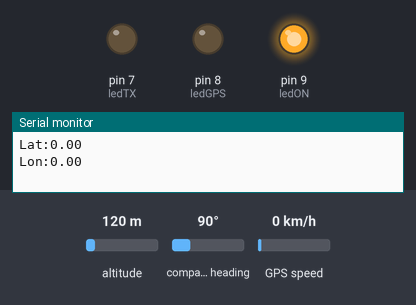
Bench run of a sketch on a simulated Arduino Uno, built with avr-gcc and run on an emulated ATmega328P. Parts: output pins drawn as LEDs (lit = HIGH), the last lines printed to the serial monitor. The test bench sets the inputs (shaded band); at power-on: altitude 120 m, compass heading 90°, GPS speed 0 km/h. The GPS gets a fix after 3 s at 37.7749, -122.4194 with 8 satellites.

Above: at 0.1 s.
At 3.1 s:
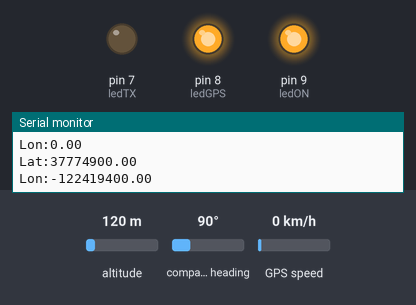
Timing chart, 0 to 4.6 s (numbered marks = the images above):
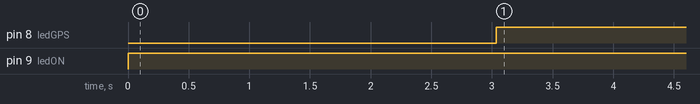

The sketch:

GPS_EMISOR.ino
```cpp
#include <TinyGPS++.h>
#include <SoftwareSerial.h>

static const int RXPin = 10, TXPin = 11;
static const uint32_t GPSBaud = 9600;
int mes,dia,anio,altur,hora,minuto,segundo;
float latit,longi,gpvel;
String Slat="";
String Slon="";
int ledON=9;
int ledGPS=8;
int ledTX=7;
TinyGPSPlus gps;

// The serial connection to the GPS device
SoftwareSerial ss(RXPin, TXPin);

void setup()
{
  Serial.begin(9600);
  ss.begin(GPSBaud);
  pinMode(ledON,OUTPUT);
  pinMode(ledGPS,OUTPUT);
  pinMode(ledTX,OUTPUT);
  digitalWrite(ledGPS,LOW);
}

void loop()
{
digitalWrite(ledON,HIGH);
latit=gps.location.lat(), gps.location.isValid(), 11, 6;
longi=gps.location.lng(), gps.location.isValid(), 12, 6;
altur=gps.altitude.meters();
gpvel=gps.speed.kmph();

Slat="Lat:";
Slat+=latit*1000000;
Slon="Lon:";
Slon+=longi*1000000;

if(longi<-1){
  digitalWrite(ledGPS,HIGH);
}
digitalWrite(ledTX,HIGH);
Serial.println(Slat);
Serial.println(Slon);
 digitalWrite(ledTX,LOW);
 smartDelay(1000);

}


static void smartDelay(unsigned long ms)
{
  unsigned long start = millis();
  do
  {

    while (ss.available())
      gps.encode(ss.read());
  } while (millis() - start < ms);


}

static void printFloat(float val, bool valid, int len, int prec)
{
  if (!valid)
  {
    while (len-- > 1)
      Serial.print('*');
    Serial.print(' ');
  }
  else
  {
    Serial.print(val, prec);
    int vi = abs((int)val);
    int flen = prec + (val < 0.0 ? 2 : 1); // . and -
    flen += vi >= 1000 ? 4 : vi >= 100 ? 3 : vi >= 10 ? 2 : 1;
    for (int i=flen; i<len; ++i)
      Serial.print(' ');
  }
  smartDelay(0);
}

static void printInt(unsigned long val, bool valid, int len)
{
  char sz[32] = "*****************";
  if (valid)
    sprintf(sz, "%ld", val);
  sz[len] = 0;
  for (int i=strlen(sz); i<len; ++i)
    sz[i] = ' ';
  if (len > 0)
    sz[len-1] = ' ';
  Serial.print(sz);
  smartDelay(0);
}
```

Measured:
- by itself, pin 8 (ledGPS): LOW → HIGH at 3.0 s
- by itself, pin 9 (ledON): LOW → HIGH at 0.00 s
